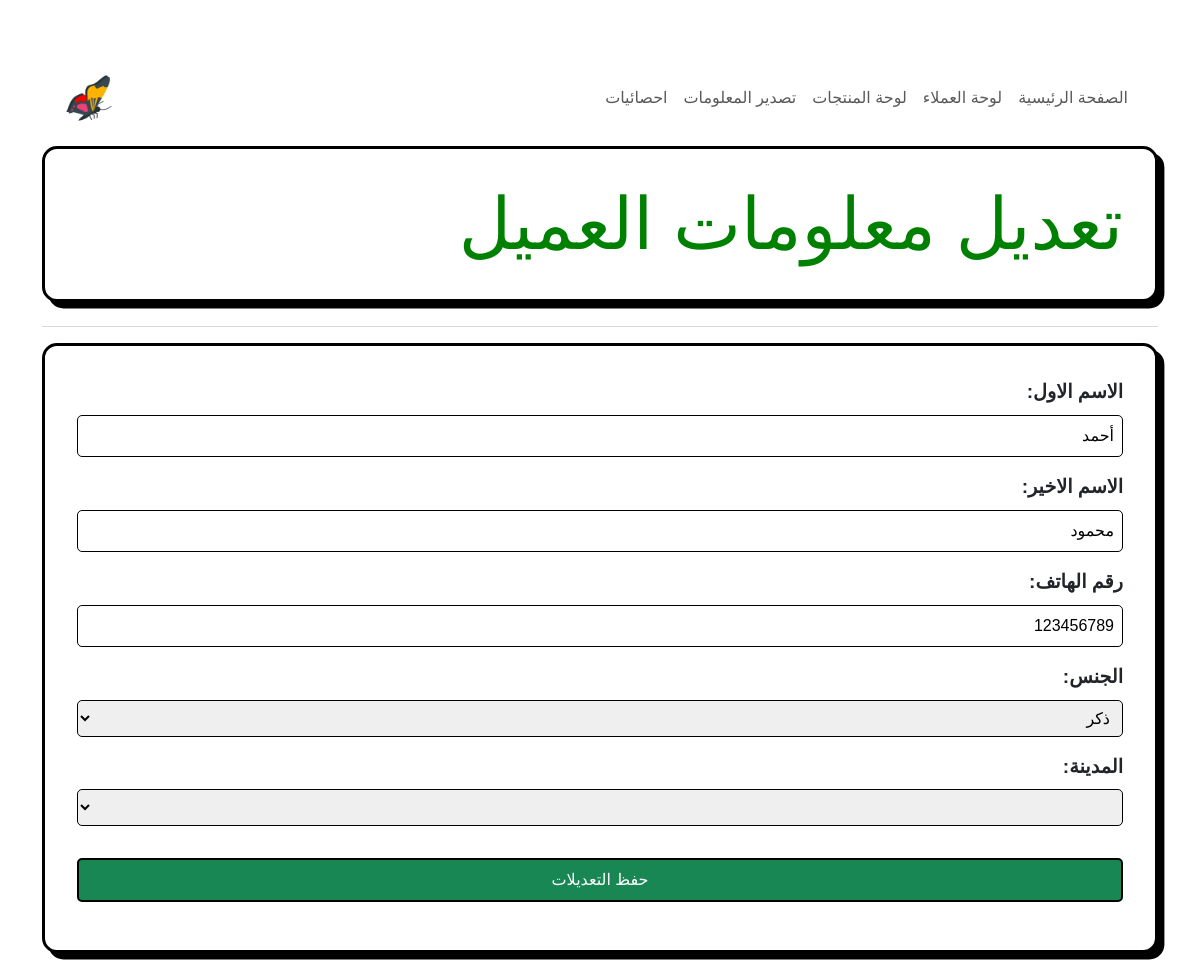
The app's page /customers/edit_cust_info.php?id=1 with its own data.
### tables this page shows
CREATE TABLE customers (
	customer_id INT auto_increment NOT NULL primary key,
    fname varchar(50),
    lname varchar(50),
    phone_number BIGINT
);

### src/functions.php (called while the page is built, shortened)
<?php
function get_data($conn, $table_name, $id_col_name, $id_value) {
    $select = "SELECT * FROM $table_name WHERE $id_col_name = $id_value";
    $result = $conn->query($select);
    return $result;
}

### public/customers/edit_cust_info.php (the view, shortened to what this page needs)
<?php
require_once '../../src/db_connection.php';
require_once '../../src/functions.php';
$cust_data = array_values(get_data($conn, 'customers', 'customer_id', $_GET['id'])->fetch_assoc());
?>
<!DOCTYPE html>
<html lang="ar">
<head>
    <link href="https://cdn.jsdelivr.net/npm/bootstrap@5.3.3/dist/css/bootstrap.min.css" rel="stylesheet">
    <link rel="stylesheet" href="../../assets/css/styles.css">
</head>
<body class="container" style="direction: rtl;">
<div class="col-md-12" style="padding:10px;">
        <nav class="navbar navbar-expand-lg navbar-light">
            <div class="container-fluid">
                <div class="collapse navbar-collapse" id="navbarNav">
                    <div class="navbar-nav">
                        <a class="nav-link" href="../index.php">الصفحة الرئيسية</a>
                        <a class="nav-link" href="../customers/customers.php">لوحة العملاء</a>
                        <a class="nav-link" href="../items.php">لوحة المنتجات</a>
                        <a class="nav-link" href="">تصدير المعلومات</a>
                        <a class="nav-link" href="">احصائيات</a>
                    </div>
                </div>
                <a class="navbar-brand" href="#">
                    <img src="../../assets/img/logo.png" alt="Logo" width="50" height="50">
                </a>
            </div>
        </nav>
    </div>
    <h1 class="card" style="color:green;font-size: 72px;">تعديل معلومات العميل</h1>
    <hr class="featurette-divider">
    <div class="col-md-12">
        <div class="card">
            <form action="../../src/process_edit_info.php" method="post">
                <div class="mb-3">
                    <label for="customer_fname">الاسم الاول:</label>
                    <input type="text" name="customer_fname" id="customer_fname" value="<?php echo $cust_data[1] ?>" required>
                </div>
                <div class="mb-3">
                    <label for="customer_lname">الاسم الاخير:</label>
                    <input type="text" name="customer_lname" id="customer_lname" value="<?php echo $cust_data[2] ?>" required>
                </div>
                <div class="mb-3">
                    <label for="customer_phone">رقم الهاتف:</label>
                    <input type="number" name="customer_phone" id="customer_phone"  value="<?php echo $cust_data[3] ?>"  maxlength="11" placeholder="07801234567" required>
                </div>
                <div class="mb-3">
                    <label for="customer_gender">الجنس:</label>
                    <select name="customer_gender" id="customer_gender" required>
                        <option  value="<?php echo $cust_data[4] ?>" selected><?php if($cust_data[4]=='F'){echo 'أنثى';} else {echo 'ذكر';}  ?></option>
                    </select>
                </div>
                <div class="mb-3">
                    <label for="customer_city">المدينة:</label>
                    <select name="customer_city" id="customer_city" required>
                        <option  value="<?php echo $cust_data[1] ?>" selected><?php echo $cust_data[5] ?></option>
                        <option value="بغداد">بغداد</option>
                    </select>
                </div>
                <div class="mb-3">
                    <input class="btn btn-success" type="submit" value="حفظ التعديلات">
                </div>
            </form>
        </div>
    </div>
</body>
</html>

### assets/css/styles.css (style rules this page uses)
body { color: dimgrey; font-family: 'Cairo', sans-serif; margin-top: 50px; }
.card { border: 3px solid black; padding: 2rem; border-radius: 15px; box-shadow: 0.4rem 0.4rem black; margin-bottom: 1.5rem; }
label { font-size: 1.2rem; font-weight: bold; }
input[type="text"], input[type="number"], select ,button[type="submit"] { width: 100%; padding: 0.5rem; margin-top: 0.5rem; border: 1px solid black; border-radius: 5px; }
input[type="submit"],button[type="submit"] { width: 100%; padding: 0.5rem; margin-top: 1rem; border: 2px solid black; border-radius: 5px; cursor: pointer; }

### records on screen
customers: customer_fname "أحمد", customer_lname "محمود", customer_phone "123456789"
